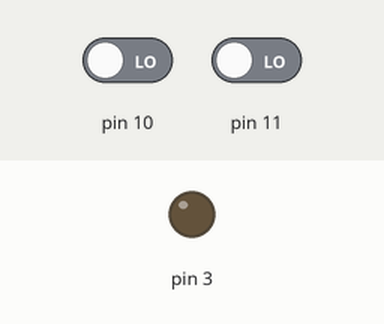
Simulated run of this sketch. Board: Arduino Uno, built with avr-gcc and run on an emulated ATmega328P. Shown: output pins drawn as LEDs (lit = HIGH). The test bench sets the inputs (shaded band); at power-on: pin 11 LOW, pin 10 LOW.

Above: at 1.2 s.
1.3 s: pin 11 driven HIGH
At 2.5 s:
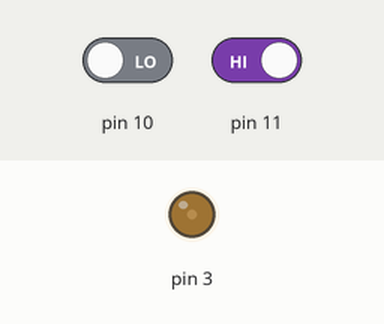
2.8 s: pin 10 driven HIGH
At 2.97 s:
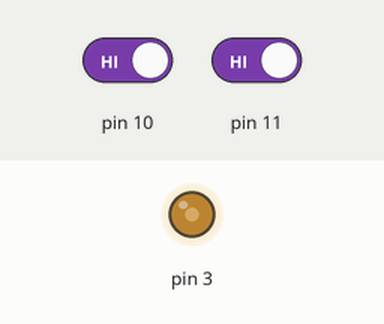
Timing chart, 0 to 2.9 s (numbered marks = the images above; inputs shaded):
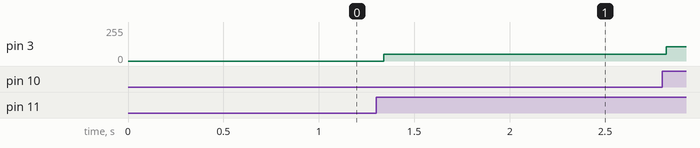

The sketch:

led_bright_switch.ino
```cpp
void setup() {
  // put your setup code here, to run once:
 pinMode(10,INPUT);
 pinMode(11,INPUT);
 pinMode(3,OUTPUT);
}

void loop() {
  // put your main code here, to run repeatedly:
  if(digitalRead(10)==HIGH)
  {
    analogWrite(3,255);
  }
  else
  {
    analogWrite(3,0);
  }

  if(digitalRead(11)==HIGH)
  {
    analogWrite(3,100);
  }
  else
  {
    analogWrite(3,0);
  }
}
```

led_analog.ino
```cpp

```

Measured:
- after the input at 1.3 s, pin 3: 0/255 → 49/255 at once
